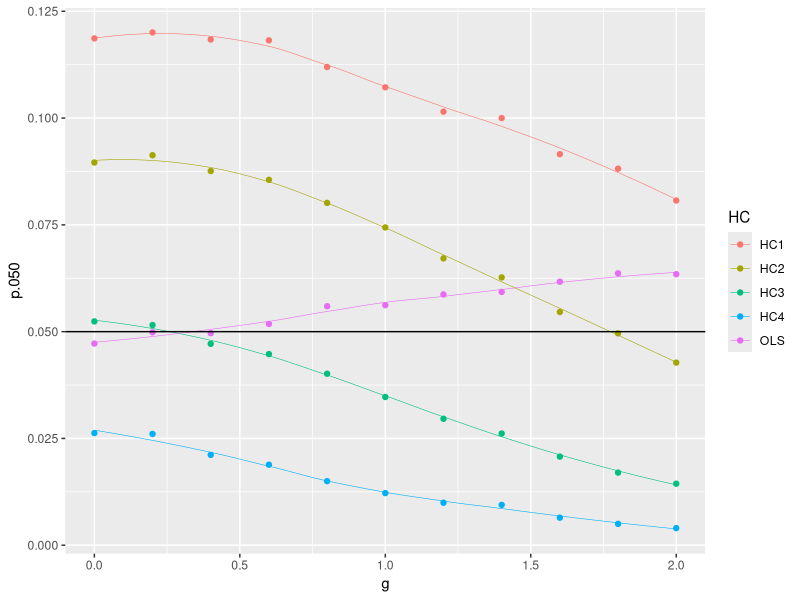
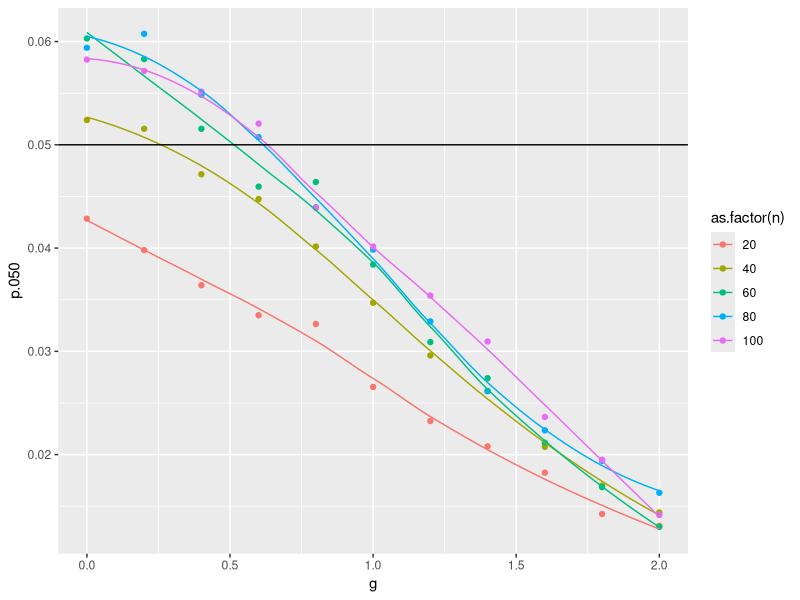
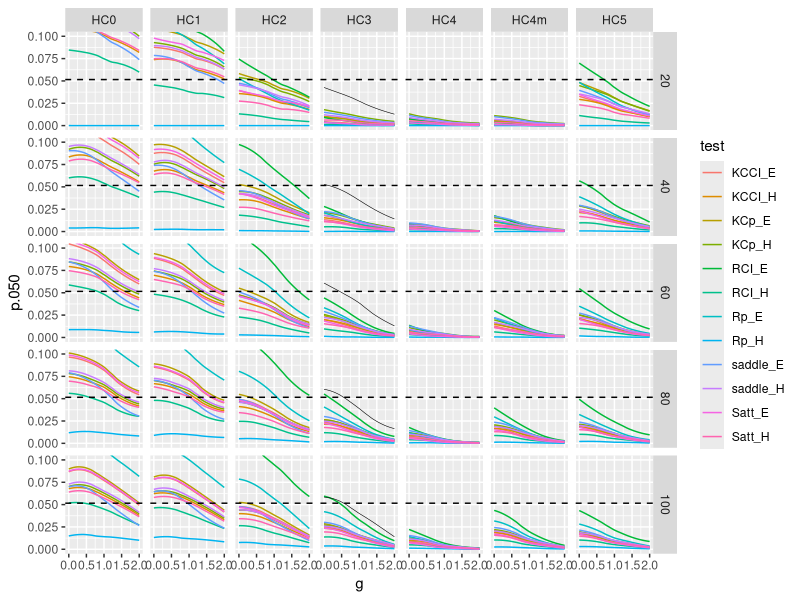
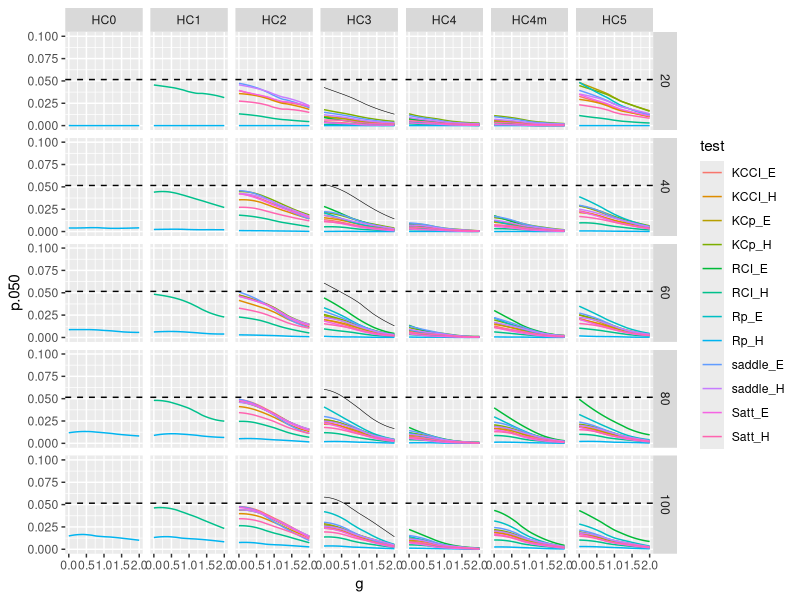
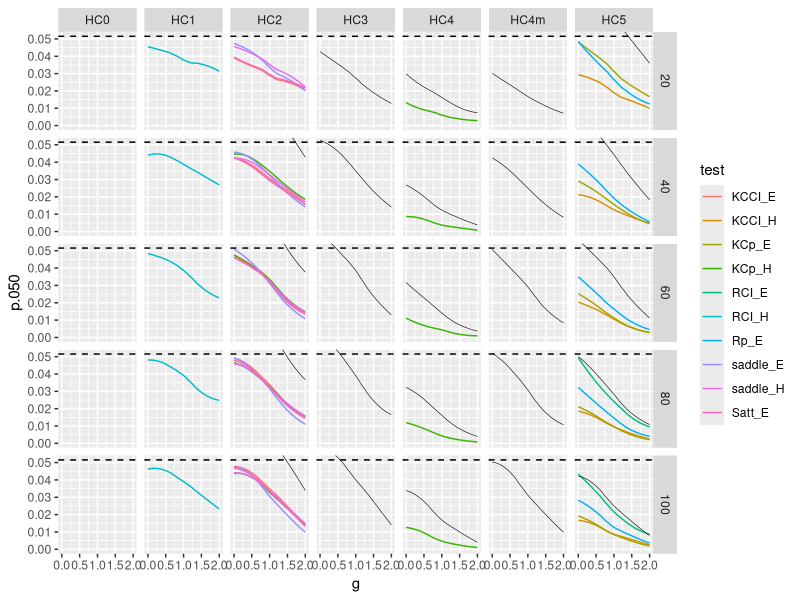
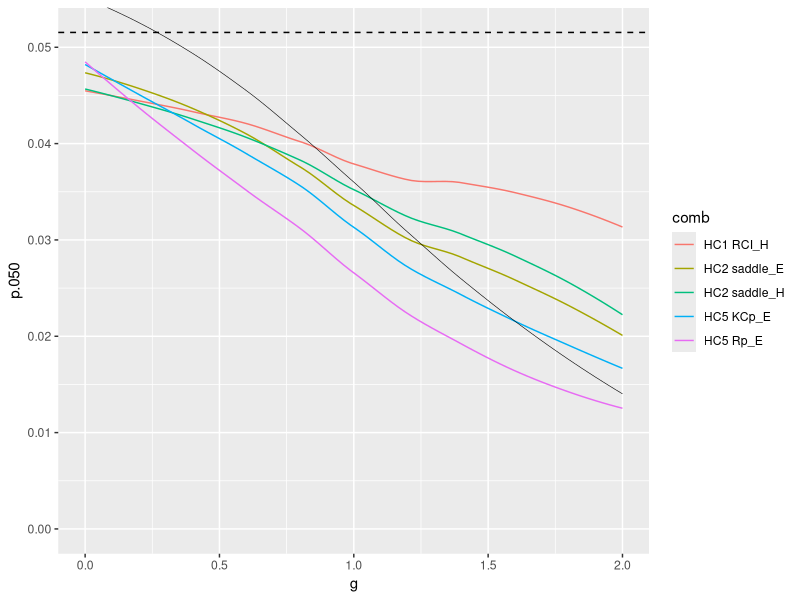
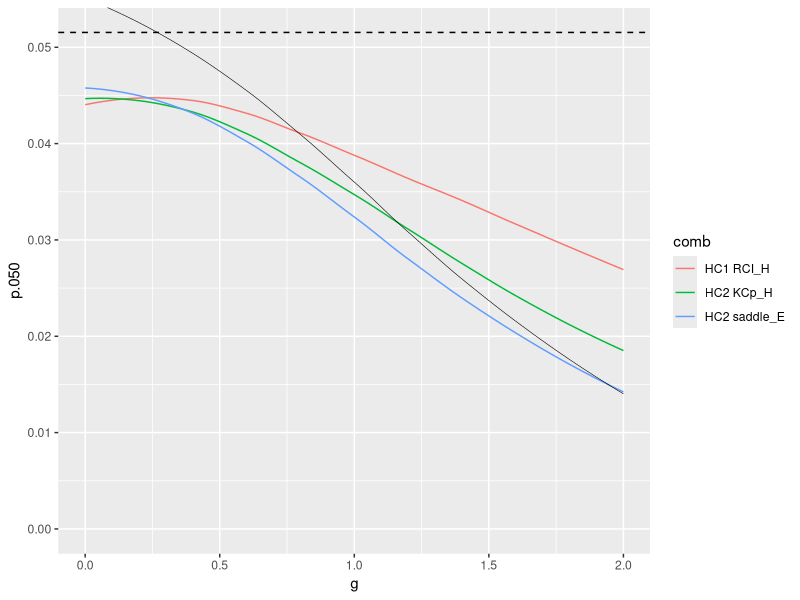
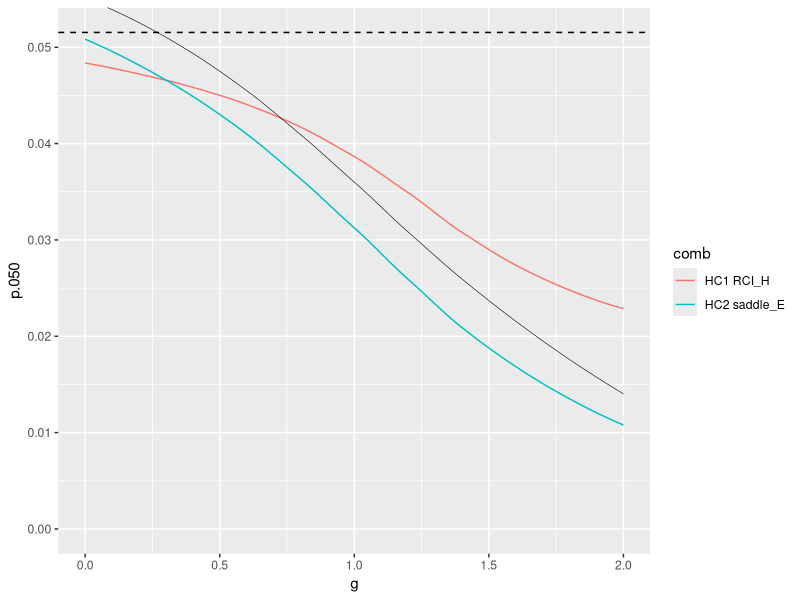

Write R code to recreate these figures, in order.
rm(list = ls())

library(dplyr)
library(ggplot2)

df <- read.csv("Results/MacKinnon/20161016.csv")

df <- filter(df, !(HC == "OLS" & test %in% levels(df$test)[-5]))

MCSE <- function(a, k = 20000) sqrt((a * (1-a))/k)

#-------------------------------
# MacKinnon Plots
#-------------------------------

filter(df, n == 40, test == "naive", criterion == "size", coef == "x4", HC %in% c("HC1", "HC2", "HC3", "HC4", "OLS")) %>%
  ggplot(aes(x = g,
             y = p.050,
             color = HC)) +
  geom_point() + 
  geom_smooth(method = "loess", size = .2, se = F) +
  geom_hline(yintercept = .05)


filter(df, test == "naive", criterion == "size", coef == "x4", HC == "HC3") %>%
  ggplot(aes(x = g,
             y = p.050,
             color = as.factor(n))) +
  geom_point() + 
  geom_smooth(method = "loess", size = .5, se = F) +
  geom_hline(yintercept = .05)


#-------------------------------
# g by .050, HC ~ n, color = test
#-------------------------------

pv <- .050
filter(df, HC != "OLS", test != "naive") %>%
  ggplot(aes(x = g,
             y = p.050,
             color = test)) +
  #geom_point() + 
  geom_smooth(method = "loess", size = .5, se = F) +
  geom_hline(yintercept = pv + MCSE(pv),
             linetype = "dashed") +
  # geom_hline(yintercept = pv) +
  facet_grid(n ~ HC) +
#   geom_smooth(data = filter(df, HC == "OLS") %>% select(-HC),
#               color = "black",
#               linetype = "dashed",
#               size = .2, 
#               se = F) +
  geom_smooth(data = filter(df, HC == "HC3" & test == "naive"),
              color = "black",
              size = .2, 
              se = F) -> fig1

fig1 + coord_cartesian(ylim = c(0, 2*pv))


#-------------------------------
# remove all lines crossing or above p + MCSE
#-------------------------------
filter(df, HC != "OLS", test != "naive") %>%
  group_by(HC, test, n) %>%
  mutate(excl = prod(p.050 < pv + MCSE(pv))) %>%
  filter(excl == 1) %>%
  ggplot(aes(x = g,
             y = p.050,
             color = test)) +
  geom_smooth(method = "loess", size = .5, se = F) +
  geom_hline(yintercept = pv + MCSE(pv),
             linetype = "dashed") +
  facet_grid(n ~ HC) +
  geom_smooth(data = filter(df, HC == "HC3" & test == "naive"),
              color = "black",
              size = .2, 
              se = F) -> fig1

fig1 + coord_cartesian(ylim = c(0, 2*pv))

#-------------------------------
# Select top combinations
#-------------------------------

incl <- c("HC1 RCI_H", "HC2 saddle_E", "HC2 saddle_H", "HC2 KCp_H", "HC2 KCCI_E", "HC2 Satt_E",
          "HC4 KCp_H", "HC5 KCCI_H",
          "HC5 KCp_E", "HC5 RCI_E", "HC5 Rp_E")

filter(df, HC != "OLS", test != "naive") %>%
  mutate(comb = paste(HC, test)) %>%
  group_by(HC, test, n) %>%
  mutate(excl = prod(p.050 < pv + MCSE(pv))) %>%
  filter(excl == 1, (comb %in% incl)) %>%
  ggplot(aes(x = g,
             y = p.050,
             color = test)) +
  geom_smooth(method = "loess", size = .5, se = F) +
  geom_hline(yintercept = pv + MCSE(pv),
             linetype = "dashed") +
  facet_grid(n ~ HC) +
  geom_smooth(data = filter(df, HC != "OLS" & test == "naive"),
              color = "black",
              size = .2, 
              se = F) -> fig1

fig1 + coord_cartesian(ylim = c(0, pv + MCSE(pv)))

#-------------------------------
# n = 20
#-------------------------------
pv <- .050

incl <- c("HC1 RCI_H", "HC2 saddle_E", "HC2 saddle_H", "HC2 KCp_H",
          "HC5 KCp_E", "HC5 RCI_E", "HC5 Rp_E")

filter(df, HC != "OLS", test != "naive", n == 20) %>%
  mutate(comb = paste(HC, test)) %>%
  group_by(HC, test, n) %>%
  mutate(excl = prod(p.050 < pv + MCSE(pv))) %>%
  filter(excl == 1, (comb %in% incl)) %>%
  ggplot(aes(x = g,
             y = p.050,
             color = comb)) +
  geom_smooth(method = "loess", size = .5, se = F) +
  geom_hline(yintercept = pv + MCSE(pv),
             linetype = "dashed") +
  geom_smooth(data = filter(df, HC == "HC3" & test == "naive"),
              color = "black",
              size = .2, 
              se = F) -> fig1

fig1 + coord_cartesian(ylim = c(0, pv + MCSE(pv)))


#-------------------------------
# n = 40
#-------------------------------
incl <- c("HC1 RCI_H", "HC2 saddle_E", "HC2 KCp_H")

filter(df, HC != "OLS", test != "naive", n == 40) %>%
  mutate(comb = paste(HC, test)) %>%
  group_by(HC, test, n) %>%
  mutate(excl = prod(p.050 < pv + MCSE(pv))) %>%
  filter(excl == 1, (comb %in% incl)) %>%
  ggplot(aes(x = g,
             y = p.050,
             color = comb)) +
  geom_smooth(method = "loess", size = .5, se = F) +
  geom_hline(yintercept = pv + MCSE(pv),
             linetype = "dashed") +
  geom_smooth(data = filter(df, HC == "HC3" & test == "naive"),
              color = "black",
              size = .2, 
              se = F) -> fig1

fig1 + coord_cartesian(ylim = c(0, pv + MCSE(pv)))


#-------------------------------
# n = 60
#-------------------------------
incl <- c("HC1 RCI_H", "HC2 saddle_E")


filter(df, HC != "OLS", test != "naive", n == 60) %>%
  mutate(comb = paste(HC, test)) %>%
  group_by(HC, test, n) %>%
  mutate(excl = prod(p.050 < pv + MCSE(pv))) %>%
  filter(excl == 1, (comb %in% incl)) %>%
  ggplot(aes(x = g,
             y = p.050,
             color = comb)) +
  geom_smooth(method = "loess", size = .5, se = F) +
  geom_hline(yintercept = pv + MCSE(pv),
             linetype = "dashed") +
  geom_smooth(data = filter(df, HC == "HC3" & test == "naive"),
              color = "black",
              size = .2, 
              se = F) -> fig1

fig1 + coord_cartesian(ylim = c(0, pv + MCSE(pv)))

#-------------------------------
# n = 80
#-------------------------------
incl <- c("HC1 RCI_H", "HC2 saddle_E", "HC2 KCCI_E")


filter(df, HC != "OLS", test != "naive", n == 80) %>%
  mutate(comb = paste(HC, test)) %>%
  group_by(HC, test, n) %>%
  mutate(excl = prod(p.050 < pv + MCSE(pv))) %>%
  filter(excl == 1, (comb %in% incl)) %>%
  ggplot(aes(x = g,
             y = p.050,
             color = comb)) +
  geom_smooth(method = "loess", size = .5, se = F) +
  geom_hline(yintercept = pv + MCSE(pv),
             linetype = "dashed") +
  geom_smooth(data = filter(df, HC == "HC3" & test == "naive"),
              color = "black",
              size = .2, 
              se = F) -> fig1

fig1 + coord_cartesian(ylim = c(0, pv + MCSE(pv)))

#-------------------------------
# n = 100
#-------------------------------
incl <- c("HC1 RCI_H", "HC2 KCCI_E")


filter(df, HC != "OLS", test != "naive", n == 100) %>%
  mutate(comb = paste(HC, test)) %>%
  group_by(HC, test, n) %>%
  mutate(excl = prod(p.050 < pv + MCSE(pv))) %>%
  filter(excl == 1, (comb %in% incl)) %>%
  ggplot(aes(x = g,
             y = p.050,
             color = comb)) +
  geom_smooth(method = "loess", size = .5, se = F) +
  geom_hline(yintercept = pv + MCSE(pv),
             linetype = "dashed") +
  geom_smooth(data = filter(df, HC == "HC3" & test == "naive"),
              color = "black",
              size = .2, 
              se = F) -> fig1

fig1 + coord_cartesian(ylim = c(0, pv + MCSE(pv)))

#-------------------------------
# g by .005, HC ~ n, color = test
#-------------------------------

pv <- .005
filter(df, HC != "OLS", test != "naive") %>%
  ggplot(aes(x = g,
             y = p.005,
             color = test)) +
  #geom_point() + 
  geom_smooth(method = "loess", size = .5, se = F) +
  geom_hline(yintercept = pv + MCSE(pv),
             linetype = "dashed") +
  # geom_hline(yintercept = pv) +
  facet_grid(n ~ HC) +
  #   geom_smooth(data = filter(df, HC == "OLS") %>% select(-HC),
  #               color = "black",
  #               linetype = "dashed",
  #               size = .2, 
  #               se = F) +
  geom_smooth(data = filter(df, HC == "HC3" & test == "naive"),
              color = "black",
              size = .2, 
              se = F) -> fig1

fig1 + coord_cartesian(ylim = c(0, 2*pv))


#-------------------------------
# remove all lines crossing or above p + MCSE
#-------------------------------
filter(df, HC != "OLS", test != "naive") %>%
  group_by(HC, test, n) %>%
  mutate(excl = prod(p.005 < pv + MCSE(pv))) %>%
  filter(excl == 1) %>%
  ggplot(aes(x = g,
             y = p.005,
             color = test)) +
  geom_smooth(method = "loess", size = 1, se = F) +
  geom_hline(yintercept = pv + MCSE(pv),
             linetype = "dashed") +
  facet_grid(n ~ HC) +
  geom_smooth(data = filter(df, HC == "HC3" & test == "naive"),
              color = "black",
              size = .2, 
              se = F) -> fig1

fig1 + coord_cartesian(ylim = c(0, 2*pv))

#-------------------------------
# Select top combinations
#-------------------------------

incl <- c("HC0 RCI_H", "HC0 Satt_H",
          "HC1 RCI_H", "HC1 Satt_H",
          "HC2 saddle_H", "HC2 saddle_E", "HC2 KCCI_E", "HC2 Satt_E",
          "HC3 KCp_H", "HC3 KCp_E",
          "HC4 KCp_H", "HC4 RCI_E", "HC4 Rp_E",
          "HC4m KCp_H", "HC4m Rp_E",
          "HC5 saddle_E", "HC5 KCp_E", "HC5 KCp_H")

filter(df, HC != "OLS", test != "naive") %>%
  mutate(comb = paste(HC, test)) %>%
  group_by(HC, test, n) %>%
  mutate(excl = prod(p.005 < pv + MCSE(pv))) %>%
  filter(excl == 1, (comb %in% incl)) %>%
  ggplot(aes(x = g,
             y = p.005,
             color = test)) +
  geom_smooth(method = "loess", size = 1, se = F) +
  geom_hline(yintercept = pv + MCSE(pv),
             linetype = "dashed") +
  facet_grid(n ~ HC) +
  geom_smooth(data = filter(df, HC != "OLS" & test == "naive"),
              color = "black",
              size = .2, 
              se = F) -> fig1

fig1 + coord_cartesian(ylim = c(0, pv + MCSE(pv)))

#-------------------------------
# n = 20
#-------------------------------
pv <- .005

incl <- c("HC2 saddle_H", "HC2 saddle_E")

filter(df, HC != "OLS", test != "naive", n == 20) %>%
  mutate(comb = paste(HC, test)) %>%
  group_by(HC, test, n) %>%
  mutate(excl = prod(p.005 < pv + MCSE(pv))) %>%
  filter(excl == 1, (comb %in% incl)) %>%
  ggplot(aes(x = g,
             y = p.005,
             color = comb)) +
  geom_smooth(method = "loess", size = .5, se = F) +
  geom_hline(yintercept = pv + MCSE(pv),
             linetype = "dashed") +
  geom_smooth(data = filter(df, HC == "HC3" & test == "naive"),
              color = "black",
              size = .2, 
              se = F) -> fig1

fig1 + coord_cartesian(ylim = c(0, pv + MCSE(pv)))


#-------------------------------
# n = 40
#-------------------------------
incl <- c("HC1 RCI_H", "HC5 KCp_H")

filter(df, HC != "OLS", test != "naive", n == 40) %>%
  mutate(comb = paste(HC, test)) %>%
  group_by(HC, test, n) %>%
  mutate(excl = prod(p.005 < pv + MCSE(pv))) %>%
  filter(excl == 1, (comb %in% incl)) %>%
  ggplot(aes(x = g,
             y = p.005,
             color = comb)) +
  geom_smooth(method = "loess", size = .5, se = F) +
  geom_hline(yintercept = pv + MCSE(pv),
             linetype = "dashed") +
  geom_smooth(data = filter(df, HC == "HC3" & test == "naive"),
              color = "black",
              size = .2, 
              se = F) -> fig1

fig1 + coord_cartesian(ylim = c(0, pv + MCSE(pv)))


#-------------------------------
# n = 60
#-------------------------------
incl <- c("HC1 Satt_H")


filter(df, HC != "OLS", test != "naive", n == 60) %>%
  mutate(comb = paste(HC, test)) %>%
  group_by(HC, test, n) %>%
  mutate(excl = prod(p.005 < pv + MCSE(pv))) %>%
  filter(excl == 1, (comb %in% incl)) %>%
  ggplot(aes(x = g,
             y = p.005,
             color = comb)) +
  geom_smooth(method = "loess", size = .5, se = F) +
  geom_hline(yintercept = pv + MCSE(pv),
             linetype = "dashed") +
  geom_smooth(data = filter(df, HC == "HC3" & test == "naive"),
              color = "black",
              size = .2, 
              se = F) -> fig1

fig1 + coord_cartesian(ylim = c(0, pv + MCSE(pv)))

#-------------------------------
# n = 80
#-------------------------------
incl <- c("HC0 RCI_H", "HC1 Satt_H")


filter(df, HC != "OLS", test != "naive", n == 80) %>%
  mutate(comb = paste(HC, test)) %>%
  group_by(HC, test, n) %>%
  mutate(excl = prod(p.005 < pv + MCSE(pv))) %>%
  filter(excl == 1, (comb %in% incl)) %>%
  ggplot(aes(x = g,
             y = p.005,
             color = comb)) +
  geom_smooth(method = "loess", size = .5, se = F) +
  geom_hline(yintercept = pv + MCSE(pv),
             linetype = "dashed") +
  geom_smooth(data = filter(df, HC == "HC3" & test == "naive"),
              color = "black",
              size = .2, 
              se = F) -> fig1

fig1 + coord_cartesian(ylim = c(0, pv + MCSE(pv)))

#-------------------------------
# n = 100
#-------------------------------
incl <- c("HC0 RCI_H", "HC0 Satt_H", "HC1 Satt_H", "HC2 KCCI_E", "HC2 Satt_E")


filter(df, HC != "OLS", test != "naive", n == 100) %>%
  mutate(comb = paste(HC, test)) %>%
  group_by(HC, test, n) %>%
  mutate(excl = prod(p.005 < pv + MCSE(pv))) %>%
  filter(excl == 1, (comb %in% incl)) %>%
  ggplot(aes(x = g,
             y = p.005,
             color = comb)) +
  geom_smooth(method = "loess", size = .5, se = F) +
  geom_hline(yintercept = pv + MCSE(pv),
             linetype = "dashed") +
  geom_smooth(data = filter(df, HC == "HC3" & test == "naive"),
              color = "black",
              size = .2, 
              se = F) -> fig1

fig1 + coord_cartesian(ylim = c(0, pv + MCSE(pv)))